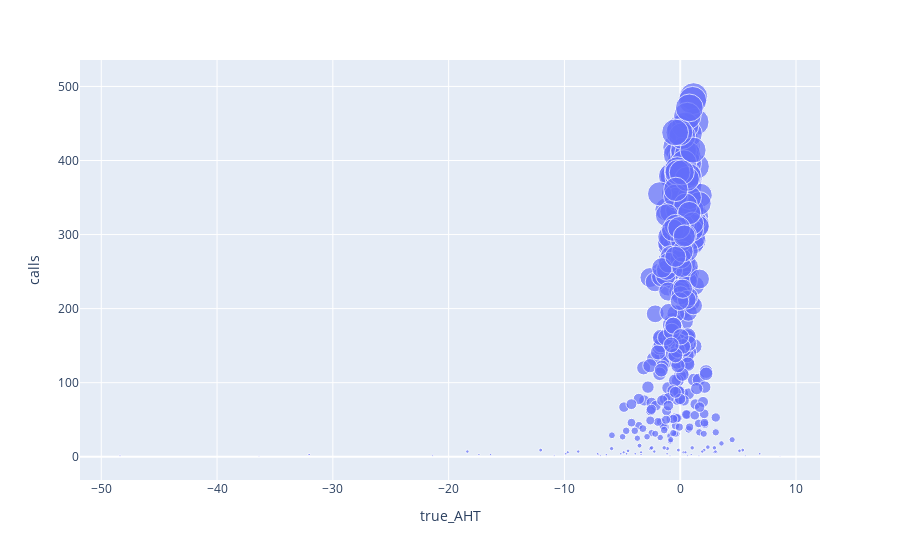

Notebook source saved alongside this figure:
### Code cell
px.scatter(calls_agent_id,x='true_AHT',y='calls',size='calls')

### Figure 1 — Plotly figure (JSON) as saved in the notebook; plotly's stock layout.template omitted (floating-point values rounded to 4 significant figures; data arrays with more than 128 entries replaced by an {"elided": "..."} marker saying what was removed)
{"data": [{"hovertemplate": "true_AHT=%{x}<br>calls=%{marker.size}<extra></extra>", "legendgroup": "", "marker": {"color": "#636efa", "size": {"elided": "383 int values"}, "sizemode": "area", "sizeref": 1.215, "symbol": "circle"}, "mode": "markers", "name": "", "orientation": "v", "showlegend": false, "type": "scatter", "x": {"elided": "383 float values"}, "xaxis": "x", "y": {"elided": "383 int values"}, "yaxis": "y"}], "layout": {"legend": {"itemsizing": "constant", "tracegroupgap": 0}, "margin": {"t": 60}, "xaxis": {"anchor": "y", "domain": [0, 1], "title": {"text": "true_AHT"}}, "yaxis": {"anchor": "x", "domain": [0, 1], "title": {"text": "calls"}}}}
